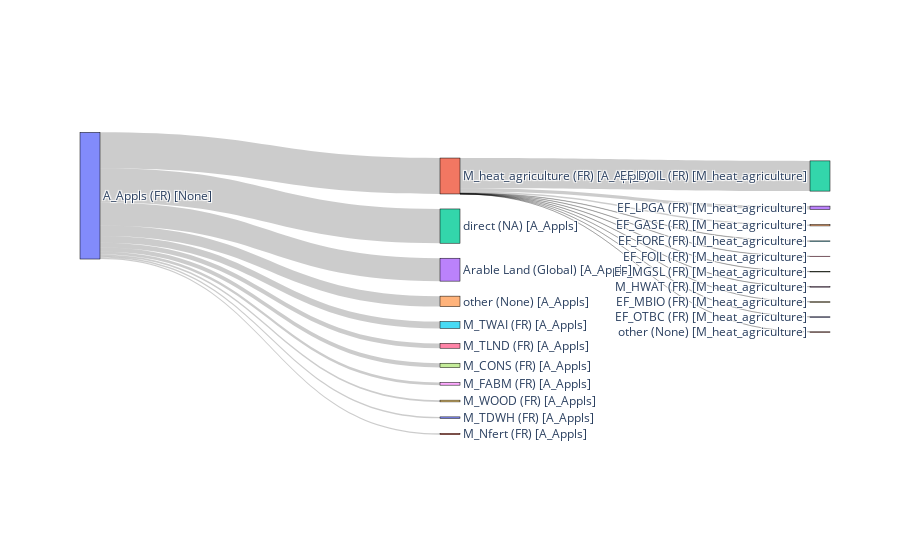

The code cell stored with this chart in its notebook:
### Markdown cell above
### Section 5b: Sankey diagram

### Code cell
# Define the parameters for the API request
flow_code = "A_Appls"
region_code = "FR"

df, nodes, x_pos = get_sankey_data(flow_code, region_code, 2)
visualize_sankey_diagram(df, nodes, x_pos)

### Figure 1 — Plotly figure (JSON) as saved in the notebook; plotly's stock layout.template omitted (floating-point values rounded to 4 significant figures)
{"data": [{"arrangement": "snap", "link": {"source": [0, 0, 0, 0, 0, 0, 0, 0, 0, 0, 0, 1, 1, 1, 1, 1, 1, 1, 1, 1, 1], "target": [1, 2, 3, 4, 5, 6, 7, 8, 9, 10, 11, 12, 13, 14, 15, 16, 17, 18, 19, 20, 21], "value": [0.09224, 0.08793, 0.05882, 0.02682, 0.01745, 0.01244, 0.01103, 0.006744, 0.004445, 0.003709, 0.003515, 0.07756, 0.008489, 0.003859, 0.0007536, 0.0006365, 0.0005467, 0.0002151, 0.0001192, 3.789e-05, 2.831e-05]}, "node": {"label": ["A_Appls (FR) [None]", "M_heat_agriculture (FR) [A_Appls]", "direct (NA) [A_Appls]", "Arable Land (Global) [A_Appls]", "other (None) [A_Appls]", "M_TWAI (FR) [A_Appls]", "M_TLND (FR) [A_Appls]", "M_CONS (FR) [A_Appls]", "M_FABM (FR) [A_Appls]", "M_WOOD (FR) [A_Appls]", "M_TDWH (FR) [A_Appls]", "M_Nfert (FR) [A_Appls]", "EF_DOIL (FR) [M_heat_agriculture]", "EF_LPGA (FR) [M_heat_agriculture]", "EF_GASE (FR) [M_heat_agriculture]", "EF_FORE (FR) [M_heat_agriculture]", "EF_FOIL (FR) [M_heat_agriculture]", "EF_MGSL (FR) [M_heat_agriculture]", "M_HWAT (FR) [M_heat_agriculture]", "EF_MBIO (FR) [M_heat_agriculture]", "EF_OTBC (FR) [M_heat_agriculture]", "other (None) [M_heat_agriculture]"], "line": {"color": "black", "width": 0.5}, "pad": 15, "thickness": 20, "x": [0, 0.5, 0.5, 0.5, 0.5, 0.5, 0.5, 0.5, 0.5, 0.5, 0.5, 0.5, 1, 1, 1, 1, 1, 1, 1, 1, 1, 1], "y": [0.2, 0.2, 0.2, 0.2, 0.2, 0.2, 0.2, 0.2, 0.2, 0.2, 0.2, 0.2, 0.2, 0.2, 0.2, 0.2, 0.2, 0.2, 0.2, 0.2, 0.2, 0.2]}, "type": "sankey"}], "layout": {"autosize": true}}
